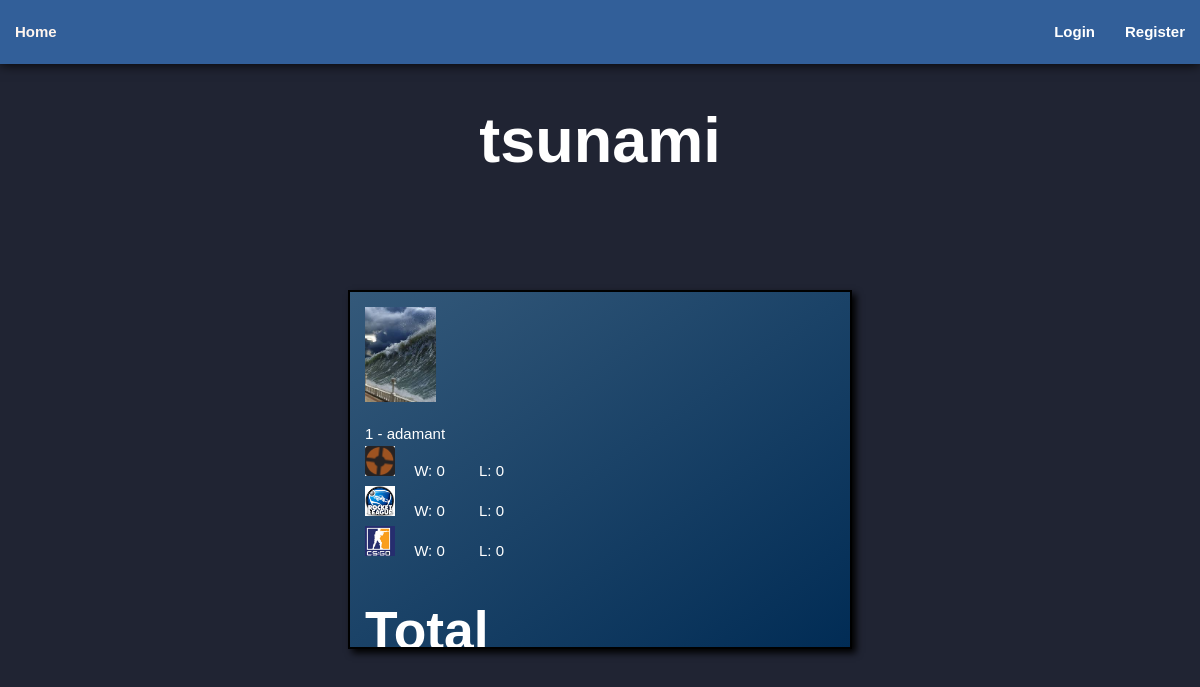
The page /teamcard.php?teamid=5 on the database its author committed.
### tables this page shows
CREATE TABLE IF NOT EXISTS `team` (
  `id` int(11) NOT NULL AUTO_INCREMENT,
  `team_name` varchar(24) NOT NULL,
  `color` varchar(16) NOT NULL,
  `image` varchar(256) NOT NULL,
  PRIMARY KEY (`id`)
);

CREATE TABLE IF NOT EXISTS `player` (
  `id` int(11) NOT NULL AUTO_INCREMENT,
  `name` varchar(24) NOT NULL,
  `pass` varchar(255) NOT NULL,
  `seated_loc` varchar(24) NOT NULL,
  `team_id` int(11) NOT NULL,
  `user_privileges` varchar(1) NOT NULL DEFAULT '0',
  PRIMARY KEY (`id`),
  KEY `team_id` (`team_id`)
);

CREATE TABLE IF NOT EXISTS `ladder` (
  `id` int(11) NOT NULL AUTO_INCREMENT,
  `game` varchar(32) NOT NULL,
  `description` text NOT NULL,
  `players` tinyint(4) NOT NULL,
  `start_time` timestamp NOT NULL DEFAULT CURRENT_TIMESTAMP ON UPDATE CURRENT_TIMESTAMP,
  `color` varchar(16) NOT NULL,
  `image` varchar(256) NOT NULL,
  PRIMARY KEY (`id`)
);

### teamcard.php (the view, shortened to what this page needs)
<!DOCTYPE html>
<html lang="en">
<?php
    include 'functions.php';
	echo '<body>';
    $conn = dbconnect();
    $getTeamDetails = "SELECT * FROM team WHERE id = " . (int)$_GET['teamid'];
    $stmt = $conn->prepare($getTeamDetails);
    $stmt->execute();
    $team_details = $stmt->fetch(PDO::FETCH_ASSOC);
    $getLadders = "SELECT * FROM ladder";
    $stmt = $conn->prepare($getLadders);
    $stmt->execute();
    $ladders = $stmt->fetchAll(PDO::FETCH_ASSOC);
    $getTeamMembers = "SELECT player.name
        FROM player, team
        WHERE team.id = " . (int)$_GET['teamid'] . " AND
        team.id = player.team_id;";
    $stmt = $conn->prepare($getTeamMembers);
    $stmt->execute();
    $members = $stmt->fetchAll(PDO::FETCH_ASSOC);
?>
  <section class="container" style="background-color: <?php echo $team_details['color']; ?>">
    <div class="title">
    <h1><?php echo $team_details['team_name']; ?></h1></div>
    <div class="detailedteamcard">
      <div class="teamcard">
      <img src="img/<?php echo $team_details['image'] ?>" height="64" width="64" alt="teams logo">
        <p><?php echo count($members) . ' - '; foreach($members as $member) { echo $member['name'] . ' '; } ?></p>
        <div class="teamstats">
<?php
    foreach ($ladders as $ladder) {
        $ladderLoss = "SELECT count(*) AS loss
            FROM played_match
            WHERE ladder_id = " . $ladder['id'] . " AND
            losing_team_id = " . (int)$_GET['teamid'] . " AND
			winning_team_id > 1";
            $stmt = $conn->prepare($ladderLoss);
            $stmt->execute();
            $losses = $stmt->fetch(PDO::FETCH_ASSOC);
        $ladderWins = "SELECT count(*) AS win
            FROM played_match
            WHERE ladder_id = " . $ladder['id'] . " AND
            winning_team_id = " . (int)$_GET['teamid'] . " AND
			losing_team_id > 1";
            $stmt = $conn->prepare($ladderWins);
            $stmt->execute();
            $wins = $stmt->fetch(PDO::FETCH_ASSOC);
?>
          <div>
            <img src="img/<?php echo $ladder['image']; ?>" alt="TF2 Logo">
            <p>W: <?php echo $wins['win'] ?></p>
            <p>L: <?php echo $losses['loss'] ?></p>
          </div>
<?php } ?>
          <div class="totalstats">
            <h2>Total</h2>
          </div>
        </div>
      </div>
    </div>
  </section>
</body>
</html>

### css/style.css (style rules this page uses)
* { border: 0; padding: 0; margin: 0; box-sizing: border-box; color: white; }
body { background-color: rgb(32, 36, 51); }
p, h1, h2 { font-family: Verdana, Geneva, Tahoma, sans-serif; color: white; }
h1, h2 { font-weight: bold; }
.title { font-size: 45px; margin-bottom: 2em; text-align: center; overflow: hidden; }
.teamcard { width: 60%; margin: 1em auto 1em auto; padding: 1em; background-color: rgb(118, 137, 202); background: linear-gradient(145deg, rgb(52, 89, 122), rgb(1, 44, 85)); border: black 2px solid; box-shadow: 4px 4px 7px black; overflow: hidden; }
.teamcard img { display: inline-block; width: 15%; height: 15%; }
.teamcard p { margin-top: 1em; }
.totalstats { height: 30px; }
.teamstats img { width: 30px; height: 30px; }
.teamstats p { margin: 0 1em 0.25em 1em; display: inline-block; }

### rows shown on the page
team: team_name "tsunami", image (picture)
player: name "adamant"
ladder: image (picture), win "0", loss "0"
ladder: image (picture), win "0", loss "0"
ladder: shows a picture, win "0", loss "0"

### other values the page prints
count($members) "1"
